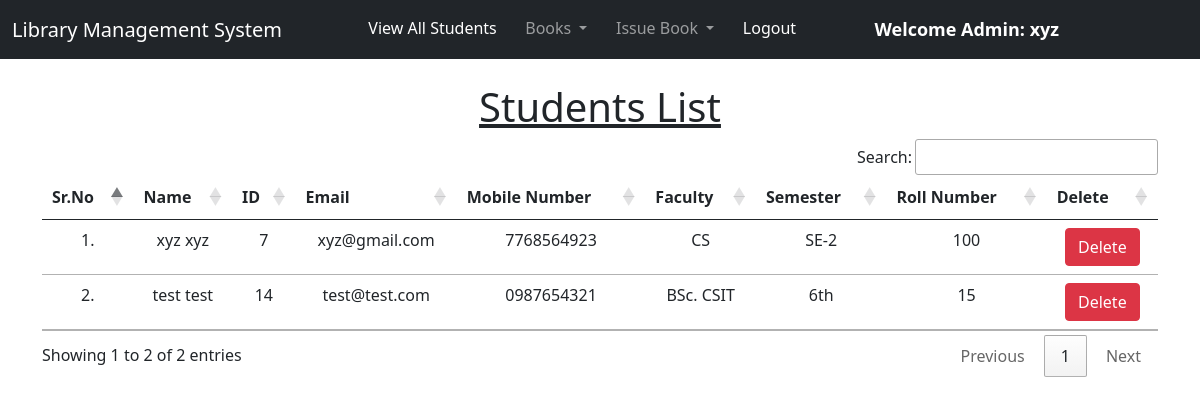
The app's page /view_students/ (signed in), older data.
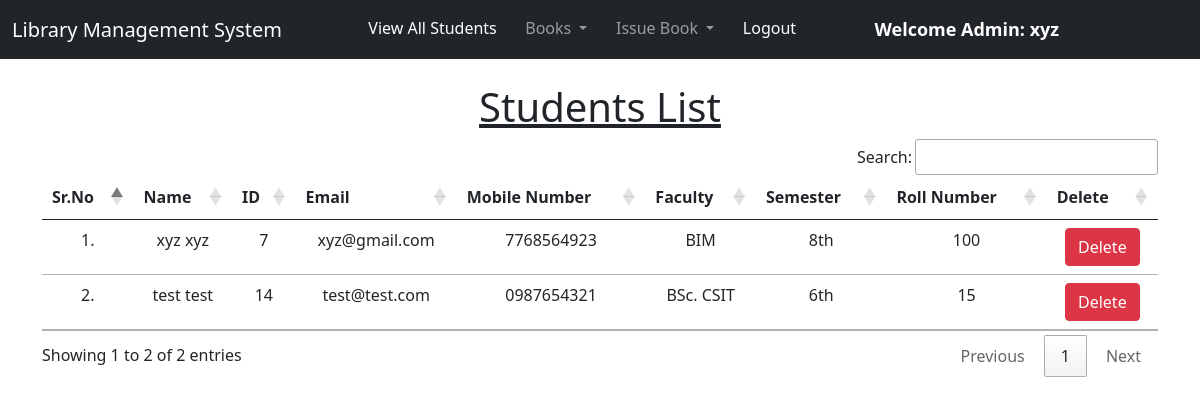
The same page, newer data.
### library/models.py (models this page shows, shortened)
class Student(models.Model):
    user = models.OneToOneField(User, on_delete=models.CASCADE)
    classroom = models.CharField(max_length=10)
    branch = models.CharField(max_length=10)
    roll_no = models.CharField(max_length=3, blank=True)
    phone = models.CharField(max_length=10, blank=True)
    image = models.ImageField(upload_to="", blank=True)

### library/views.py (the view)
# urls.py: path("view_students/", views.view_students, name="view_students"),
@login_required(login_url = '/admin_login')
def view_students(request):
    students = Student.objects.all()
    print(students[0].id)
    return render(request, "view_students.html", {'students':students})

### library/templates/view_students.html (shortened to what this page needs)
{% extends 'admin_navbar.html' %}
{% load static %}
{% block body %}
<div class="container mt-4">
    <h1 class="text-center"><u>Students List</u></h1>
    <table class="table table-hover" id="example">
        <thead>
            <tr class="text-center">
                <th>Sr.No</th>
                <th>Name</th>
                <th>ID</th>
                <th>Email</th>
                <th>Mobile Number</th>
                <th>Faculty</th>
                <th>Semester</th>
                <th>Roll Number</th>
                <th>Delete</th>
            </tr>
        </thead>
        <tbody>
            {% for student in students %}
            <tr class="text-center">
                <td>{{forloop.counter}}.</td>
                <td>{{student.user.get_full_name}}</td>
                <td>{{student.user.id}}</td>
                <td>{{student.user.email}}</td>
                <td>{{student.phone}}</td>
                <td>{{student.branch}}</td>
                <td>{{student.classroom}}</td>
                <td>{{student.roll_no}}</td>
                <td><a href="/delete_student/{{student.id}}/" class="btn btn-danger" onclick="return confirm('Are you sure you want to delete this student?')">Delete</a></td>
            </tr>
            {% endfor %}
        </tbody>
    </table>
    </div>
{% endblock %}

Row changes from the older to the newer data that the page shows:
changed Student "xyz xyz": branch "CS" → "BIM"; classroom "SE-2" → "8th"
